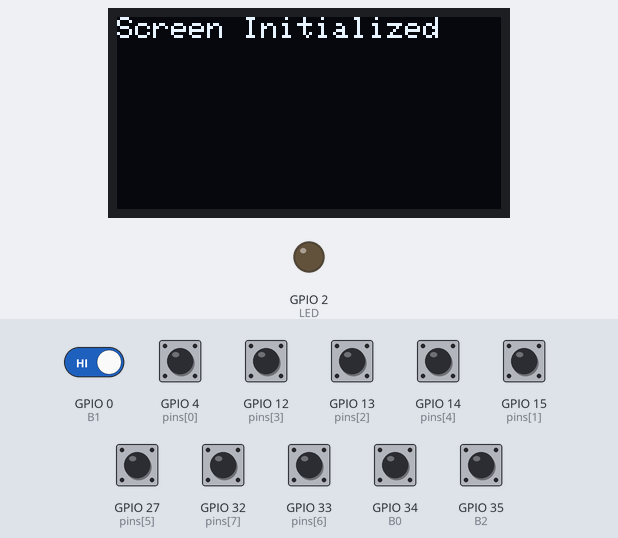
A sketch run on a simulated ESP32. On the bench: 128×64 one-colour display, output pins drawn as LEDs (lit = HIGH). The test bench sets the inputs (shaded band); at power-on: GPIO 0 (B1), GPIO 4 (pins[0]), GPIO 12 (pins[3]), GPIO 13 (pins[2]), GPIO 14 (pins[4]), GPIO 15 (pins[1]), GPIO 27 (pins[5]), GPIO 32 (pins[7]), GPIO 33 (pins[6]), GPIO 34 (B0), GPIO 35 (B2) HIGH.

Above: at 1.2 s.
1.3 s: GPIO 4 (pins[0]) pulled LOW for 0.15 s
At 2.5 s:
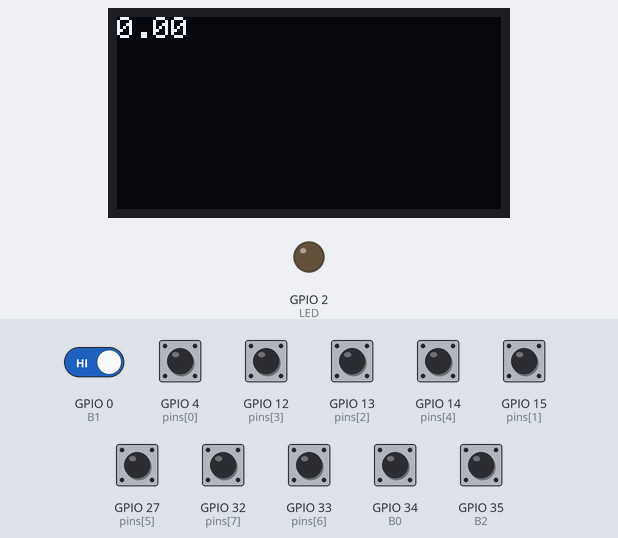
3.3 s: GPIO 0 (B1) driven LOW
At 3.9 s:
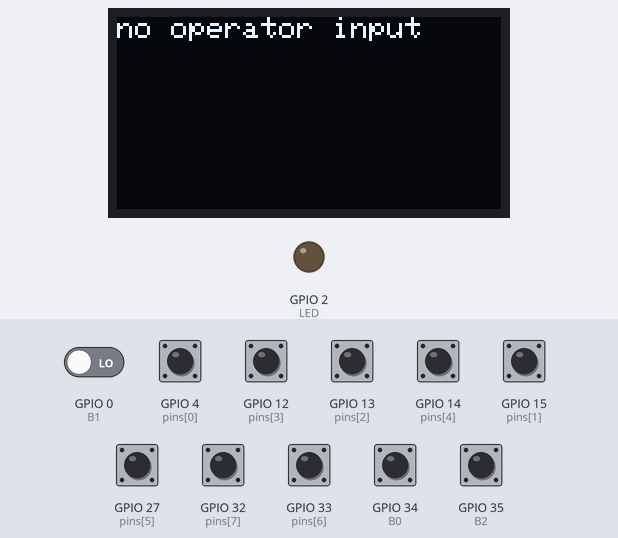
4.8 s: GPIO 14 (pins[4]) pulled LOW for 0.15 s
At 6.0 s:
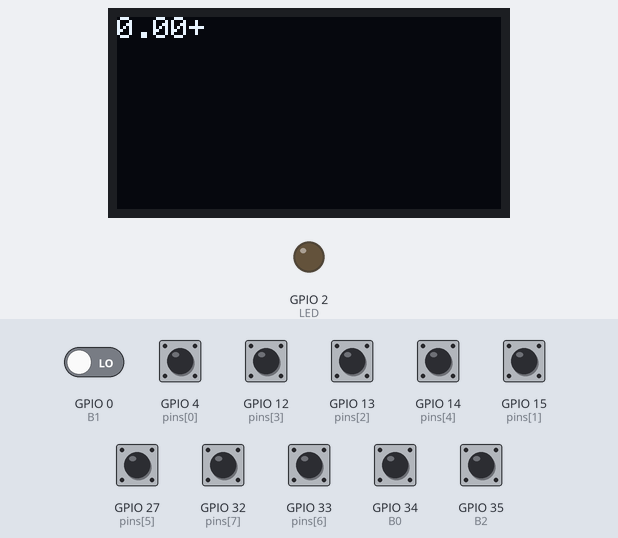
6.4 s: GPIO 15 (pins[1]) pulled LOW for 0.15 s
At 6.8 s:
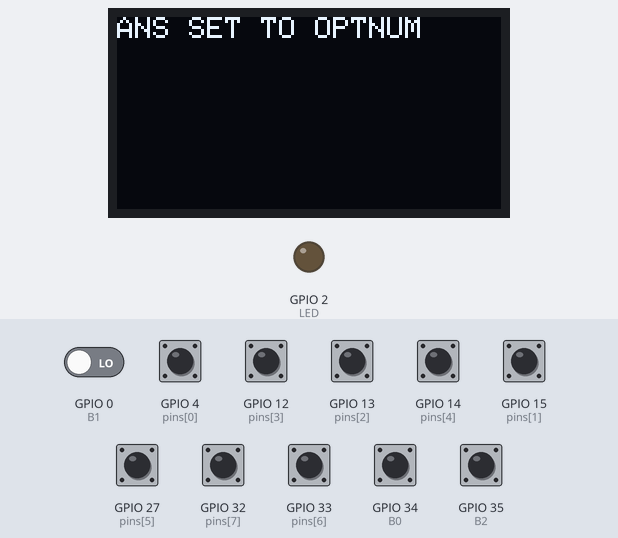
8.4 s: GPIO 32 (pins[7]) pulled LOW for 0.15 s
At 9.0 s:
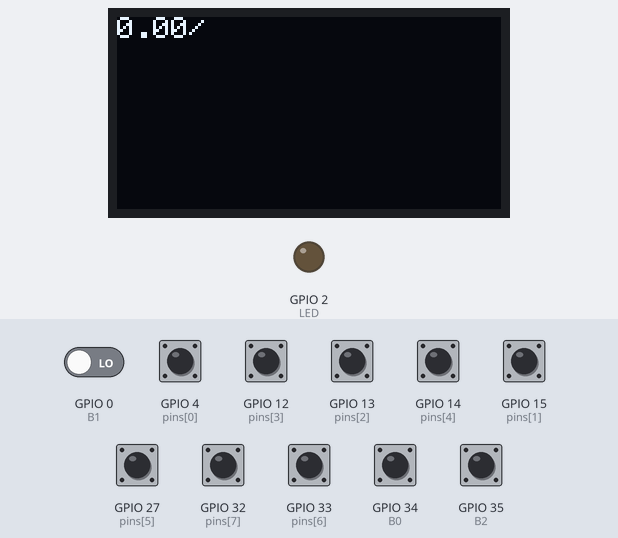
10.0 s: GPIO 33 (pins[6]) pulled LOW for 0.15 s
At 11.4 s:
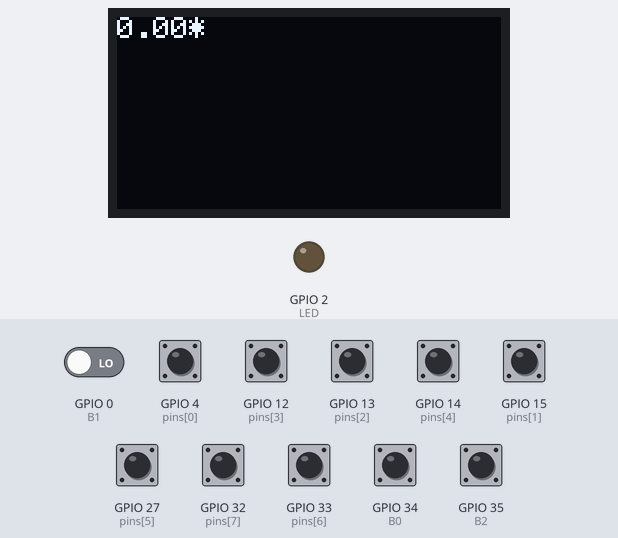
Timing chart, 0 to 12.6 s (numbered marks = the images above; inputs shaded):
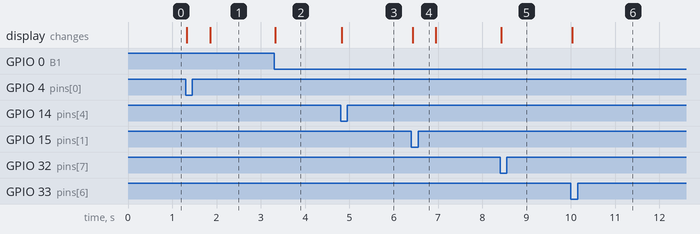

The sketch:

calculatorCode.ino
```cpp
#include <Adafruit_SSD1306.h>
Adafruit_SSD1306 display(128, 64);

#define LED 2
#define B0 34
#define B1 0
#define B2 35

void setup() {
  pinMode(LED, OUTPUT);
  pinMode(B0, INPUT);
  pinMode(B1, INPUT);
  pinMode(B2, INPUT);

  display.begin(SSD1306_SWITCHCAPVCC, 0x3C);
  display.clearDisplay();
  display.setTextColor(WHITE);
  display.setTextSize(1);
  display.setCursor(0, 0);
  display.print("Screen Initialized");
  display.display();
}

const int pins[] = {T0, T3, T4, T5, T6, T7, T8, T9};

#define TOUCH_THRESHOLD  25
int previndex = -1;
unsigned long timeGap = millis();
double operatorNum = 0.0;
double Ans = 0.0;
char operatorSign = ' ';

void loop() {
  int nPins = sizeof(pins) / sizeof(int);
  int i;
  int minvalue = 1000;
  int minindex = -1;
  for (int i = 0; i < nPins; i++) {
    int value = 0;
    // do average filter to smooth out noisy readings
    for(int k=0;k<5;k++) {
      value+= touchRead(pins[i]);
    }
    value/=5;
    if(value < minvalue) {
      minvalue = value;
      minindex = i;
    }
  }
  if(minvalue < TOUCH_THRESHOLD && previndex != minindex && millis() - timeGap > 1000) {
    //digitalWrite(LED, HIGH);
    display.clearDisplay();
    display.setCursor(0,0);
    display.print(operatorNum);
    switch(minindex){
      case 0://clear Ans and operatorNum
        Ans = 0.0;
        operatorNum = 0.0;
        display.clearDisplay();
        display.setCursor(0,0);
        display.print("ANS HAS BEEN CLEARED");
        display.display();
        delay(500);
        display.clearDisplay();
        display.setCursor(0,0);
        display.print(operatorNum);
        break;

       case 1://set Ans to operatorNum to chain computing
        operatorNum = Ans;
        display.clearDisplay();
        display.setCursor(0,0);
        display.print("ANS SET TO OPTNUM");
        display.display();
        delay(500);
        display.clearDisplay();
        display.setCursor(0,0);
        display.print(operatorNum);
        break;

       case 2://shifts a digit to the right
        operatorNum*=10.0;
        display.clearDisplay();
        display.setCursor(0,0);
        display.print(operatorNum);
        display.display();
        break;

       case 3://shifts a digit to the left
        operatorNum/=10.0;
        display.clearDisplay();
        display.setCursor(0,0);
        display.print(operatorNum);
        display.display();
        break;
//****IMPLEMENT THE ACTUAL MATHEMATICAL OPERATION EXECUTION****
       case 4:// add operator
        operatorPressed(minindex);
        display.clearDisplay();
        display.setCursor(0,0);
        display.print(operatorNum);
        display.print(operatorSign);
        break;

       case 5:// subtract operator
        operatorPressed(minindex);
        display.clearDisplay();
        display.setCursor(0,0);
        display.print(operatorNum);
        display.print(operatorSign);
        break;

       case 6:// multiply operator
        operatorPressed(minindex);
        display.clearDisplay();
        display.setCursor(0,0);
        display.print(operatorNum);
        display.print(operatorSign);
        break;

       case 7:// divide operator
        operatorPressed(minindex);
        display.clearDisplay();
        display.setCursor(0,0);
        display.print(operatorNum);
        display.print(operatorSign);
        break;


    }
    previndex = minindex;
    timeGap = millis();
    display.display();
  } else {
    digitalWrite(LED, LOW);
    previndex = -1;
  }

  //will use 3 buttons (1 for increment, 1 for decrement, and 1 for equals)
  display.setCursor(0,0);
  equalButton();
  incrementButton();
  decrementButton();
  //digitShifting();
}
void equalButton(){
  static byte prev_state=1;
  static unsigned long prev_time=0;
  byte curr_state = digitalRead(B1);
  if(curr_state==0 && prev_state==1) {
    if(millis()>prev_time+100) {
      prev_time=millis();
      display.clearDisplay();
      display.setCursor(0, 0);
      switch(operatorSign){
        case '+':
          Ans+=operatorNum;
          display.print(Ans);
          break;
        case '-':
          Ans-=operatorNum;
          display.print(Ans);
          break;
        case '*':
          Ans*=operatorNum;
          display.print(Ans);
          break;
        case '/':
          Ans/=operatorNum;
          display.print(Ans);
          break;
        default:
          display.clearDisplay();
          display.setCursor(0,0);
          display.print("no operator input");
      }
      operatorSign = ' ';
      operatorNum = 0.0;//change later, prob substitute for a function that contains all the mathematical operations using a switch case
      display.display();
    }
  }
  prev_state=curr_state;
}

void incrementButton(){//increments the digit value
  static byte prev_state1=1;
  static unsigned long prev_time1=0;
  byte curr_state1 = digitalRead(B0);
  if(curr_state1==0 && prev_state1==1) {
    if(millis()>prev_time1+100) {
      prev_time1=millis();
      display.clearDisplay();
      display.setCursor(0, 0);
      operatorNum+=1;
      display.print(operatorNum);
      display.display();
    }
  }
  prev_state1=curr_state1;
}

void decrementButton(){//decrements the digit value **find way t
  static byte prev_state2=1;
  static unsigned long prev_time2=0;
  byte curr_state2 = digitalRead(B2);
  if(curr_state2==0 && prev_state2==1) {
    if(millis()>prev_time2+100) {
      prev_time2=millis();
      display.clearDisplay();
      display.setCursor(0, 0);
      operatorNum-=1;
      display.print(operatorNum);
      display.display();
    }
  }
  prev_state2=curr_state2;
}

void operatorPressed(int operatorCase){//function that determines what operator sign is (mainly for debugging purposes and printing
  Ans = operatorNum;//stores the first number being operated on
  operatorNum = 0.0;
  switch(operatorCase-4){
    case 0:
      operatorSign = '+';
      break;
    case 1:
      operatorSign = '-';
      break;
    case 2:
      operatorSign = '*';
      break;
    case 3:
      operatorSign = '/';
      break;
  }
  display.clearDisplay();
}
```

Measured:
- after the input at 1.3 s, the display: first changes at once (image 1 shows a later state)
- after the input at 3.3 s, the display: changes at once (image 2)
- after the input at 4.8 s, the display: changes at once (image 3)
- after the input at 6.4 s, the display: changes at once (image 4)
- after the input at 8.4 s, the display: changes at once (image 5)
- after the input at 10.0 s, the display: changes at once (image 6)
